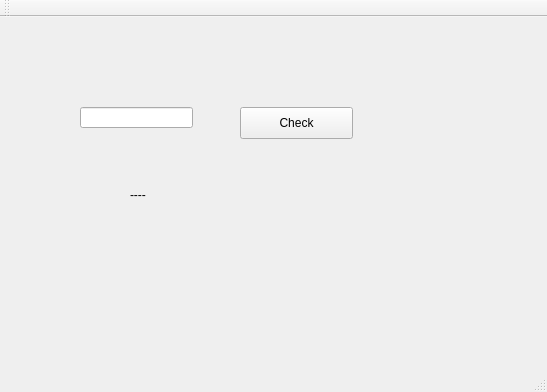
<?xml version="1.0" encoding="UTF-8"?>
<ui version="4.0">
 <class>MainWindow</class>
 <widget class="QMainWindow" name="MainWindow">
  <property name="geometry">
   <rect>
    <x>0</x>
    <y>0</y>
    <width>547</width>
    <height>392</height>
   </rect>
  </property>
  <property name="windowTitle">
   <string>MainWindow</string>
  </property>
  <widget class="QWidget" name="centralWidget">
   <widget class="QPushButton" name="btCheck">
    <property name="geometry">
     <rect>
      <x>240</x>
      <y>90</y>
      <width>113</width>
      <height>32</height>
     </rect>
    </property>
    <property name="text">
     <string>Check</string>
    </property>
   </widget>
   <widget class="QLineEdit" name="tbIP">
    <property name="geometry">
     <rect>
      <x>80</x>
      <y>90</y>
      <width>113</width>
      <height>21</height>
     </rect>
    </property>
   </widget>
   <widget class="QLabel" name="lbStatus">
    <property name="geometry">
     <rect>
      <x>130</x>
      <y>170</y>
      <width>60</width>
      <height>16</height>
     </rect>
    </property>
    <property name="text">
     <string>----</string>
    </property>
   </widget>
  </widget>
  <widget class="QMenuBar" name="menuBar">
   <property name="geometry">
    <rect>
     <x>0</x>
     <y>0</y>
     <width>547</width>
     <height>22</height>
    </rect>
   </property>
  </widget>
  <widget class="QToolBar" name="mainToolBar">
   <attribute name="toolBarArea">
    <enum>TopToolBarArea</enum>
   </attribute>
   <attribute name="toolBarBreak">
    <bool>false</bool>
   </attribute>
  </widget>
  <widget class="QStatusBar" name="statusBar"/>
 </widget>
 <layoutdefault spacing="6" margin="11"/>
 <resources/>
 <connections/>
</ui>
